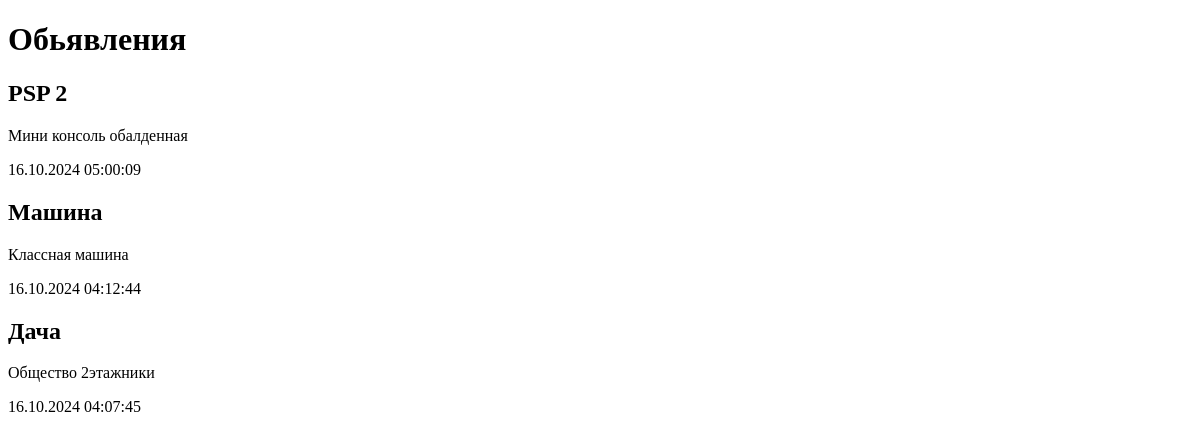
Before: / with the older database file.
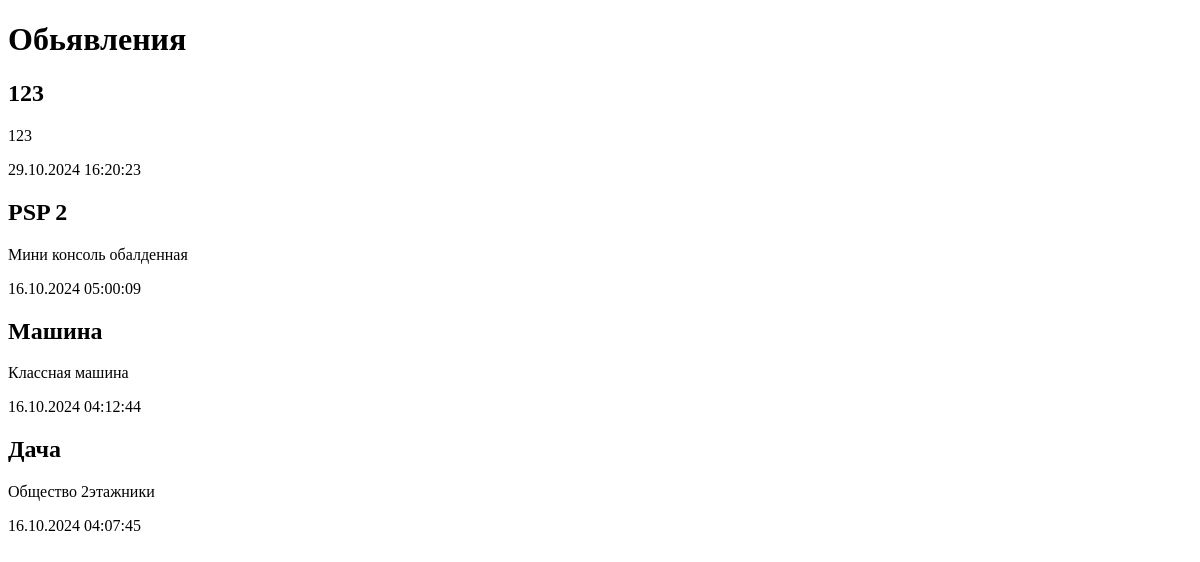
After: the same page with the newer database file.
### bboard/models.py (models this page shows)
class Bb(models.Model):
    title = models.CharField(max_length=50, verbose_name='Товар')
    content = models.TextField(null=True, blank=True, verbose_name='Описание')
    price = models.FloatField(null=True, blank=True, verbose_name='Цена')
    published = models.DateTimeField(auto_now_add=True, db_index=True, verbose_name='Опубликовано')
    class Meta:
        verbose_name_plural = 'Объявления'
        verbose_name = 'Объявление'
        ordering = ['-published']

### bboard/views.py (the view)
# urls.py: path('', index),
def index(request):
    bbs = Bb.objects.all()
    return render(request, 'index.html', {'bbs': bbs})

### bboard/templates/index.html (shortened to what this page needs)
<!DOCTYPE html>
<html lang="en">
<head>
</head>
<body>
    <h1>Обьявления</h1>
    {% for bb in bbs %}
    <div>
        <h2>{{ bb.title }}</h2>
        <p>{{ bb.content }}</p>
        <p>{{ bb.published|date:'d.m.Y H:i:s'}}</p>
    </div>
    {% endfor %}
</body>
</html>

Changed rows visible on the page:
added Bb: title "123", content "123", published "29.10.2024 16:20:23"
